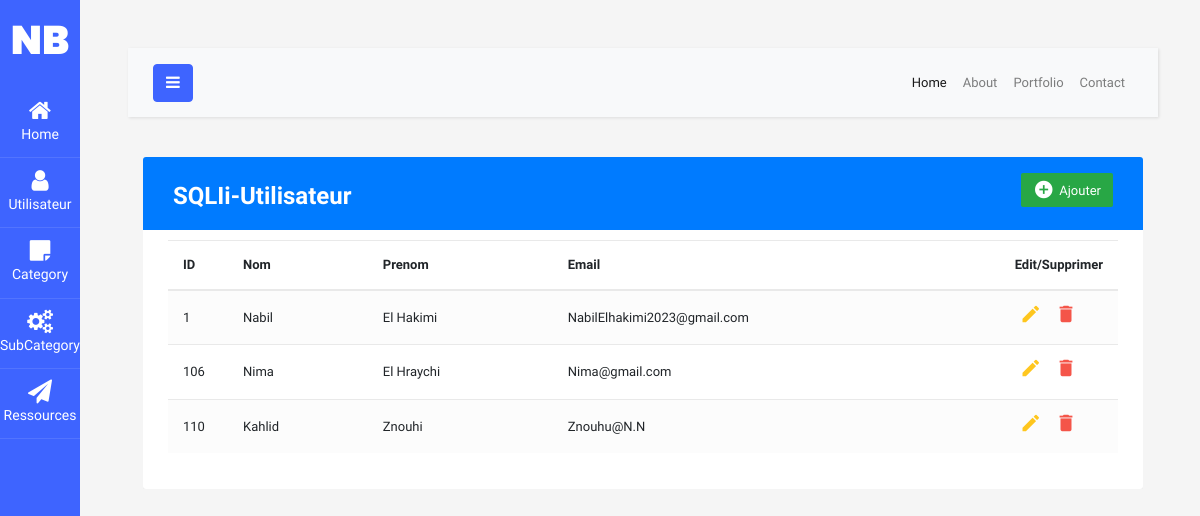
Page /User.php on the committed database.
### tables this page shows
CREATE TABLE `user` (
  `Userid` int(11) NOT NULL,
  `Nom` varchar(50) NOT NULL,
  `Prenom` varchar(50) NOT NULL,
  `Email` varchar(50) NOT NULL,
  `squadID` int(11) DEFAULT NULL
);

### User.php (the view, shortened to what this page needs)
<?php
include "connect.php";
$sql = "SELECT * FROM user ;";
$result = mysqli_query($conn , $sql);
?>
<!DOCTYPE html>
<html lang="en">
<head>
<link rel="stylesheet" href="https://stackpath.bootstrapcdn.com/bootstrap/4.5.0/css/bootstrap.min.css">
<link rel="stylesheet" href="https://maxcdn.bootstrapcdn.com/font-awesome/4.7.0/css/font-awesome.min.css">
		<link rel="stylesheet" href="https://stackpath.bootstrapcdn.com/font-awesome/4.7.0/css/font-awesome.min.css">
		<link rel="stylesheet" href="css/style.css">
<link rel="stylesheet" href="style.css">
</head>
<body>
		<div class="wrapper d-flex align-items-stretch">
			<nav id="sidebar" class="active">
				<h1><a href="index.php" class="logo">NB</a></h1>
        <ul class="list-unstyled components mb-5">
          <li class="active">
            <a href="index.php"><span class="fa fa-home"></span> Home</a>
          </li>
          <li>
              <a href="User.php"><span class="fa fa-user"></span> Utilisateur</a>
          </li>
          <li>
            <a href="Category.php"><span class="fa fa-sticky-note"></span>Category</a>
          </li>
          <li>
            <a href="SubCategory.php"><span class="fa fa-cogs"></span>SubCategory</a>
          </li>
          <li>
            <a href="Ressources.php"><span class="fa fa-paper-plane"></span>Ressources</a>
          </li>
        </ul>
    	</nav>
      <div id="content" class="p-4 p-md-5">
        <nav class="navbar navbar-expand-lg navbar-light bg-light">
          <div class="container-fluid">
            <button type="button" id="sidebarCollapse" class="btn btn-primary">
              <i class="fa fa-bars"></i>
            </button>
            <div class="collapse navbar-collapse" id="navbarSupportedContent">
              <ul class="nav navbar-nav ml-auto">
                <li class="nav-item active">
                    <a class="nav-link" href="#">Home</a>
                </li>
                <li class="nav-item">
                    <a class="nav-link" href="#">About</a>
                </li>
                <li class="nav-item">
                    <a class="nav-link" href="#">Portfolio</a>
                </li>
                <li class="nav-item">
                    <a class="nav-link" href="#">Contact</a>
                </li>
              </ul>
            </div>
          </div>
        </nav>
	<div class="container-xl">
	<div class="table-responsive">
		<div class="table-wrapper">
			<div class="table-title bg-primary" >
				<div class="row">
					<div class="col-sm-6">
						<h2 id="SQLI">SQLI<b>i</b>-Utilisateur</h2>
					</div>
					<div class="col-sm-6">
						<a href="#addEmployeeModal" class="btn btn-success" data-toggle="modal"><i class="material-icons">&#xE147;</i> <span>Ajouter</span></a>
					</div>
				</div>
			</div>
			<table class="table table-striped table-hover">
				<thead>
					<tr>
						<th>
							ID
						</th>
						<th>Nom</th>
						<th>Prenom</th>
						<th>Email</th>
						<th>Edit/Supprimer</th>
					</tr>
				</thead>
				<tbody>
            <?php
            while($row = mysqli_fetch_assoc($result)){
            ?>
                <tr>
                    <td><?php echo $row['Userid']?></td>
                    <td><?php echo $row['Nom']?></td>
                    <td><?php echo $row['Prenom']?></td>
					<td><?php echo $row['Email']?></td>
                    <td><a href="UpdateUser.php?userID=<?php echo $row['Userid'] ?>" class="edit"><i class="material-icons" data-toggle="tooltip" title="Edit">&#xE254;</i></a>
                    <a href="User.php?iduser=<?php echo $row['Userid'] ?>" class="delete"><i class="material-icons" data-toggle="tooltip" title="Delete">&#xE872;</i></a></td>
                </tr>
            <?php
            }
            ?>
        </tbody>
			</table>
		</div>
	</div>
</div>
  </body>
</body>
</html>

### style.css (style rules this page uses)
h2, h5, .h2, .h5 { font-family: inherit; font-weight: 600; line-height: 1.5; margin-bottom: .5rem; color: #000000; }
body { color: #566787; background: #f5f5f5; font-family: 'Varela Round', sans-serif; font-size: 13px; }
#SQLI { color: white; }
.table-responsive { margin: 30px 0; }
.table-wrapper { background: #fff; padding: 20px 25px; border-radius: 3px; min-width: 1000px; box-shadow: 0 1px 1px rgba(0,0,0,.05); }
.table-title { padding-bottom: 15px; color: #fff; padding: 16px 30px; min-width: 100%; margin: -20px -25px 10px; border-radius: 3px 3px 0 0; }
.table-title h2 { margin: 5px 0 0; font-size: 24px; }
.table-title .btn { color: #fff; float: right; font-size: 13px; border: none; min-width: 50px; border-radius: 2px; border: none; outline: none !important; margin-left: 10px; }
.table-title .btn i { float: left; font-size: 21px; margin-right: 5px; }
.table-title .btn span { float: left; margin-top: 2px; }
table.table tr th, table.table tr td { border-color: #e9e9e9; padding: 12px 15px; vertical-align: middle; }
table.table tr th:first-child { width: 60px; }
table.table tr th:last-child { width: 100px; }
table.table-striped tbody tr:nth-of-type(odd) { background-color: #fcfcfc; }
table.table td:last-child i { opacity: 0.9; font-size: 22px; margin: 0 5px; }
table.table td a { font-weight: bold; color: #566787; display: inline-block; text-decoration: none; outline: none !important; }
table.table td a.edit { color: #FFC107; }
table.table td a.delete { color: #F44336; }
table.table td i { font-size: 19px; }

### rows in the picture
user: Userid "1", Nom "Nabil", Prenom "El Hakimi", Email "NabilElhakimi2023@gmail.com"
user: Userid "106", Nom "Nima", Prenom "El Hraychi", Email "Nima@gmail.com"
user: Userid "110", Nom "Kahlid", Prenom "Znouhi", Email "Znouhu@N.N"
